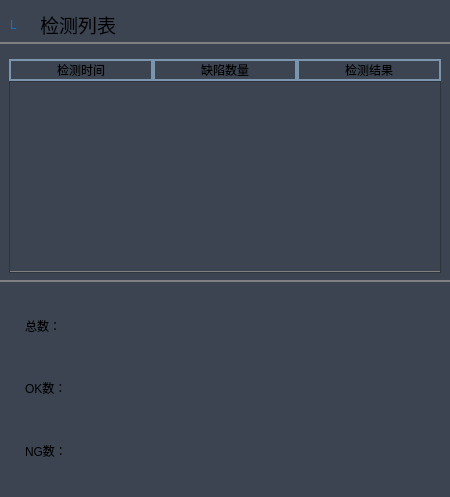
      <widget class="QWidget" name="widget_3" native="true">
       <property name="minimumSize">
        <size>
         <width>450</width>
         <height>0</height>
        </size>
       </property>
       <property name="maximumSize">
        <size>
         <width>300</width>
         <height>16777215</height>
        </size>
       </property>
       <property name="styleSheet">
        <string notr="true"/>
       </property>
       <layout class="QGridLayout" name="gridLayout_5">
        <property name="leftMargin">
         <number>0</number>
        </property>
        <property name="topMargin">
         <number>0</number>
        </property>
        <property name="rightMargin">
         <number>0</number>
        </property>
        <property name="bottomMargin">
         <number>0</number>
        </property>
        <item row="0" column="0">
         <widget class="QWidget" name="widget_15" native="true">
          <property name="minimumSize">
           <size>
            <width>0</width>
            <height>0</height>
           </size>
          </property>
          <property name="maximumSize">
           <size>
            <width>99999</width>
            <height>16777215</height>
           </size>
          </property>
          <property name="styleSheet">
           <string notr="true">QWidget
{
	background-color: rgb(60, 68, 81);
}
</string>
          </property>
          <layout class="QGridLayout" name="gridLayout_3">
           <property name="leftMargin">
            <number>0</number>
           </property>
           <property name="rightMargin">
            <number>0</number>
           </property>
           <item row="0" column="0">
            <widget class="QWidget" name="widget_12" native="true">
             <property name="minimumSize">
              <size>
               <width>0</width>
               <height>35</height>
              </size>
             </property>
             <property name="maximumSize">
              <size>
               <width>16777215</width>
               <height>35</height>
              </size>
             </property>
             <property name="styleSheet">
              <string notr="true">border-bottom: 2px solid #808080;</string>
             </property>
             <widget class="QLabel" name="label_5">
              <property name="geometry">
               <rect>
                <x>40</x>
                <y>0</y>
                <width>91</width>
                <height>31</height>
               </rect>
              </property>
              <property name="font">
               <font>
                <family>Microsoft YaHei UI</family>
                <pointsize>14</pointsize>
                <italic>false</italic>
                <bold>false</bold>
               </font>
              </property>
              <property name="styleSheet">
               <string notr="true">border-bottom: 0px solid #FFFFFF;</string>
              </property>
              <property name="text">
               <string>检测列表</string>
              </property>
             </widget>
             <widget class="QLabel" name="label_det_region">
              <property name="geometry">
               <rect>
                <x>10</x>
                <y>0</y>
                <width>31</width>
                <height>31</height>
               </rect>
              </property>
              <property name="styleSheet">
               <string notr="true">border-bottom: 0px solid #FFFFFF;
color: rgb(0, 120, 220);</string>
              </property>
              <property name="text">
               <string>L</string>
              </property>
             </widget>
            </widget>
           </item>
           <item row="1" column="0">
            <widget class="QWidget" name="widget_7" native="true">
             <property name="styleSheet">
              <string notr="true">QWidget
{
border-bottom: 2px solid #808080;
}
</string>
             </property>
             <layout class="QGridLayout" name="gridLayout_14">
              <property name="leftMargin">
               <number>9</number>
              </property>
              <property name="rightMargin">
               <number>9</number>
              </property>
              <property name="spacing">
               <number>0</number>
              </property>
              <item row="1" column="0">
               <widget class="QTableWidget" name="tableWidget">
                <property name="font">
                 <font>
                  <family>Microsoft YaHei UI</family>
                  <pointsize>14</pointsize>
                  <italic>false</italic>
                  <bold>false</bold>
                 </font>
                </property>
                <property name="styleSheet">
                 <string notr="true">QTableWidget QHeaderView::section{
	color: #ffffff;
	background-color: #263851;
	border:1px solid #7B95AF;
}</string>
                </property>
                <property name="horizontalScrollBarPolicy">
                 <enum>Qt::ScrollBarAlwaysOff</enum>
                </property>
                <property name="columnCount">
                 <number>3</number>
                </property>
                <attribute name="horizontalHeaderVisible">
                 <bool>false</bool>
                </attribute>
                <attribute name="horizontalHeaderCascadingSectionResizes">
                 <bool>false</bool>
                </attribute>
                <attribute name="horizontalHeaderDefaultSectionSize">
                 <number>145</number>
                </attribute>
                <attribute name="horizontalHeaderHighlightSections">
                 <bool>true</bool>
                </attribute>
                <attribute name="verticalHeaderVisible">
                 <bool>false</bool>
                </attribute>
                <attribute name="verticalHeaderHighlightSections">
                 <bool>true</bool>
                </attribute>
                <column>
                 <property name="text">
                  <string>相机id</string>
                 </property>
                 <property name="font">
                  <font>
                   <pointsize>14</pointsize>
                  </font>
                 </property>
                </column>
                <column>
                 <property name="text">
                  <string>x偏移</string>
                 </property>
                 <property name="font">
                  <font>
                   <pointsize>14</pointsize>
                  </font>
                 </property>
                </column>
                <column>
                 <property name="text">
                  <string>y偏移</string>
                 </property>
                 <property name="font">
                  <font>
                   <pointsize>14</pointsize>
                  </font>
                 </property>
                </column>
               </widget>
              </item>
              <item row="0" column="0">
               <widget class="QWidget" name="widget_19" native="true">
                <property name="styleSheet">
                 <string notr="true">QWidget
{
	border: 2px solid #7B95AF;
}</string>
                </property>
                <layout class="QGridLayout" name="gridLayout_15">
                 <property name="leftMargin">
                  <number>0</number>
                 </property>
                 <property name="topMargin">
                  <number>0</number>
                 </property>
                 <property name="rightMargin">
                  <number>0</number>
                 </property>
                 <property name="bottomMargin">
                  <number>0</number>
                 </property>
                 <property name="spacing">
                  <number>0</number>
                 </property>
                 <item row="0" column="2">
                  <widget class="QLabel" name="label_13">
                   <property name="text">
                    <string>检测结果</string>
                   </property>
                   <property name="alignment">
                    <set>Qt::AlignCenter</set>
                   </property>
                  </widget>
                 </item>
                 <item row="0" column="1">
                  <widget class="QLabel" name="label_12">
                   <property name="text">
                    <string>缺陷数量</string>
                   </property>
                   <property name="alignment">
                    <set>Qt::AlignCenter</set>
                   </property>
                  </widget>
                 </item>
                 <item row="0" column="0">
                  <widget class="QLabel" name="label_14">
                   <property name="text">
                    <string>检测时间</string>
                   </property>
                   <property name="alignment">
                    <set>Qt::AlignCenter</set>
                   </property>
                  </widget>
                 </item>
                </layout>
               </widget>
              </item>
             </layout>
            </widget>
           </item>
           <item row="2" column="0">
            <widget class="QWidget" name="widget_13" native="true">
             <property name="minimumSize">
              <size>
               <width>0</width>
               <height>200</height>
              </size>
             </property>
             <property name="maximumSize">
              <size>
               <width>16777215</width>
               <height>200</height>
              </size>
             </property>
             <layout class="QGridLayout" name="gridLayout_13">
              <property name="leftMargin">
               <number>25</number>
              </property>
              <property name="rightMargin">
               <number>25</number>
              </property>
              <item row="0" column="0">
               <widget class="QLabel" name="label">
                <property name="text">
                 <string>总数：</string>
                </property>
                <property name="alignment">
                 <set>Qt::AlignLeading|Qt::AlignLeft|Qt::AlignVCenter</set>
                </property>
               </widget>
              </item>
              <item row="0" column="1">
               <widget class="QLabel" name="label_total_count">
                <property name="text">
                 <string/>
                </property>
               </widget>
              </item>
              <item row="1" column="0">
               <widget class="QLabel" name="label_4">
                <property name="text">
                 <string>OK数：</string>
                </property>
                <property name="alignment">
                 <set>Qt::AlignLeading|Qt::AlignLeft|Qt::AlignVCenter</set>
                </property>
               </widget>
              </item>
              <item row="1" column="1">
               <widget class="QLabel" name="label_ok_count">
                <property name="text">
                 <string/>
                </property>
               </widget>
              </item>
              <item row="2" column="0">
               <widget class="QLabel" name="label_6">
                <property name="text">
                 <string>NG数：</string>
                </property>
                <property name="alignment">
                 <set>Qt::AlignLeading|Qt::AlignLeft|Qt::AlignVCenter</set>
                </property>
               </widget>
              </item>
              <item row="2" column="1">
               <widget class="QLabel" name="label_ng_count">
                <property name="text">
                 <string/>
                </property>
               </widget>
              </item>
             </layout>
            </widget>
           </item>
          </layout>
         </widget>
        </item>
       </layout>
      </widget>
